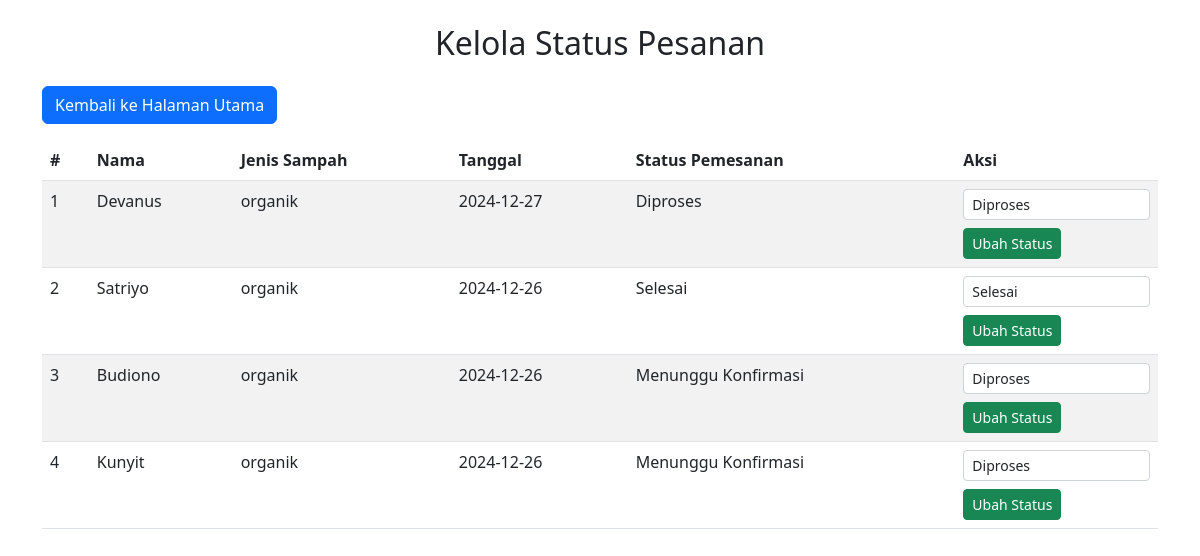
The page /order-page/pick-up/admin_order_status.php on the database as committed earlier.
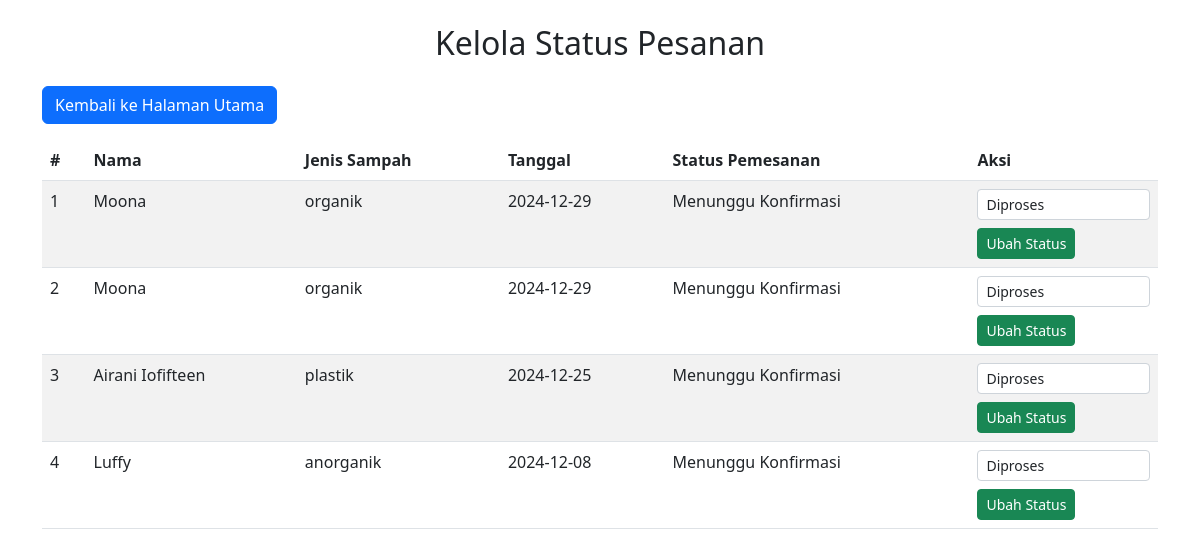
The same page on the database as committed later.
### tables this page shows
CREATE TABLE `tb_order` (
  `id` int(11) NOT NULL,
  `id_user` int(11) NOT NULL,
  `nama` varchar(30) DEFAULT NULL,
  `jenis_sampah` varchar(50) DEFAULT NULL,
  `subjenis_sampah` text DEFAULT NULL,
  `berat_sampah` decimal(5,2) DEFAULT NULL,
  `nomor_telepon` varchar(20) DEFAULT NULL,
  `foto_sampah` longblob DEFAULT NULL,
  `foto_type` varchar(50) DEFAULT NULL,
  `alamat` text DEFAULT NULL,
  `patokan_rumah` varchar(100) DEFAULT NULL,
  `latitude` decimal(10,8) DEFAULT NULL,
  `longitude` decimal(11,8) DEFAULT NULL,
  `tanggal_pengambilan` date DEFAULT NULL,
  `jam_mulai` time DEFAULT NULL,
  `jam_akhir` time DEFAULT NULL,
  `pesan` text DEFAULT NULL,
  `status` varchar(50) DEFAULT 'Menunggu Konfirmasi'
);

### order-page/pick-up/admin_order_status.php (the view, shortened to what this page needs)
<?php
$host = "localhost";
$username = "root";
$password = "";
$dbname = "ourecycle";
$conn = new mysqli($host, $username, $password, $dbname);
$sql = "SELECT * FROM tb_order ORDER BY tanggal_pengambilan DESC";
$result = $conn->query($sql);
?>
<!DOCTYPE html>
<html lang="en">
<head>
    <link rel="stylesheet" href="../../vendor/bootstrap/css/bootstrap.min.css">
</head>
<body>
    <div class="container mt-4">
        <h2 class="text-center mb-4">Kelola Status Pesanan</h2>
        <a href="index.php" class="btn btn-primary mb-3">Kembali ke Halaman Utama</a>
        <table class="table table-striped">
            <thead>
                <tr>
                    <th>#</th>
                    <th>Nama</th>
                    <th>Jenis Sampah</th>
                    <th>Tanggal</th>
                    <th>Status Pemesanan</th>
                    <th>Aksi</th>
                </tr>
            </thead>
            <tbody>
                <?php if ($result->num_rows > 0): ?>
                    <?php $i = 1; while ($row = $result->fetch_assoc()): ?>
                        <tr>
                            <td><?= $i++; ?></td>
                            <td><?= htmlspecialchars($row['nama']); ?></td>
                            <td><?= htmlspecialchars($row['jenis_sampah']); ?></td>
                            <td><?= htmlspecialchars($row['tanggal_pengambilan']); ?></td>
                            <td><?= htmlspecialchars($row['status']); ?></td>
                            <td>
                                <form action="update_status.php" method="POST" class="d-inline">
                                    <select name="status" class="form-control form-control-sm mb-2">
                                        <option value="Diproses" <?= $row['status'] == "Diproses" ? "selected" : ""; ?>>Diproses</option>
                                        <option value="Selesai" <?= $row['status'] == "Selesai" ? "selected" : ""; ?>>Selesai</option>
                                    </select>
                                    <button type="submit" class="btn btn-success btn-sm">Ubah Status</button>
                                </form>
                            </td>
                        </tr>
                    <?php endwhile; ?>
                <?php else: ?>
                    <tr>
                        <td colspan="6" class="text-center">Tidak ada data.</td>
                    </tr>
                <?php endif; ?>
            </tbody>
        </table>
    </div>
</body>
</html>

Rows that differ between the two databases and show on the page:
removed tb_order: nama "Devanus", jenis_sampah "organik", tanggal_pengambilan "2024-12-27", status "Diproses"
removed tb_order: nama "Satriyo", jenis_sampah "organik", tanggal_pengambilan "2024-12-26", status "Selesai"
removed tb_order: nama "Budiono", jenis_sampah "organik", tanggal_pengambilan "2024-12-26", status "Menunggu Konfirmasi"
removed tb_order: nama "Kunyit", jenis_sampah "organik", tanggal_pengambilan "2024-12-26", status "Menunggu Konfirmasi"
added tb_order: nama "Moona", jenis_sampah "organik", tanggal_pengambilan "2024-12-29", status "Menunggu Konfirmasi"
added tb_order: nama "Moona", jenis_sampah "organik", tanggal_pengambilan "2024-12-29", status "Menunggu Konfirmasi"
added tb_order: nama "Airani Iofifteen", jenis_sampah "plastik", tanggal_pengambilan "2024-12-25", status "Menunggu Konfirmasi"
added tb_order: nama "Luffy", jenis_sampah "anorganik", tanggal_pengambilan "2024-12-08", status "Menunggu Konfirmasi"
